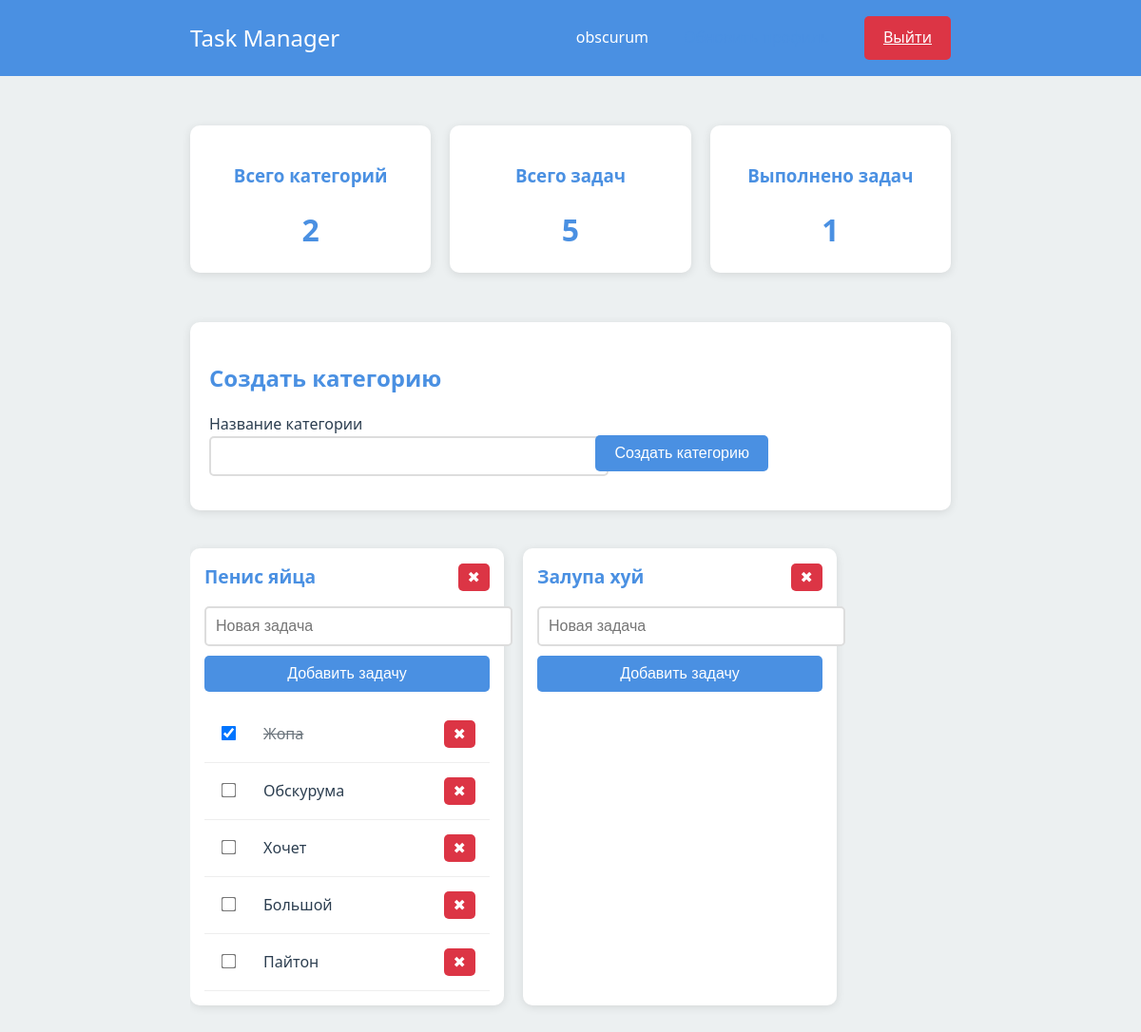
The app's page /tasks/ (signed in) with its own data.
### users/models.py (models this page shows, shortened)
class CustomUser(AbstractBaseUser):
    login = models.CharField(max_length=50, unique=True)
    email = models.EmailField(null=True, unique=True)
    date_joined = models.DateTimeField(default=timezone.now)
    telegram_id = models.CharField(max_length=50, null=True)
    is_staff = models.BooleanField(default=False)
    is_superuser = models.BooleanField(default=False)
    is_active = models.BooleanField(default=True)
    objects = CustomUserManager()
    USERNAME_FIELD = 'login'
    REQUIRED_FIELDS = []

### tasks/models.py (models this page shows, shortened)
class TaskCategory(models.Model):
    user = models.ForeignKey(User, verbose_name='Пользователь', on_delete=models.CASCADE, related_name='categories')
    title = models.CharField(max_length=50, verbose_name="Название категории")
    is_visible = models.BooleanField(default=True, verbose_name="Показывать пользователю")
    number = models.IntegerField(verbose_name="Номер категории", default=0)
    objects = TaskCategoryManager()

class Task(models.Model):
    user = models.ForeignKey(User, verbose_name='Пользователь', on_delete=models.CASCADE, related_name='tasks')
    category = models.ForeignKey(TaskCategory, verbose_name='Категория', on_delete=models.CASCADE, related_name='tasks', null=True)
    title = models.CharField(max_length=30, verbose_name="Заголовок")
    number = models.IntegerField(verbose_name="Номер задачи", default=0)
    is_done = models.BooleanField(default=False, verbose_name="Выполнено")
    is_visible = models.BooleanField(default=True, verbose_name="Показывать пользователю")
    objects = TaskManager()

### tasks/views.py (the view)
# urls.py: path('', views.main, name="tasks"),
@login_required
def main(request):
    form = TaskCategory.objects.filter(user=request.user, is_visible=True)
    if request.method == 'POST':
        if "create_category" in request.POST:
            form = CreateCategoryForm(request.POST)
            if form.is_valid():
                user = request.user
                category = form.save(commit=False)
                category.user = request.user
                category.number = TaskCategory.objects.filter(user=user, is_visible=True).count() + 1
                category.save()
        elif "create_task" in request.POST:
            task_form = CreateTaskForm(request.POST, prefix="task")
            category_form = CreateCategoryForm(request.POST, prefix='category')
            if task_form.is_valid():
                task = task_form.save(commit=False)
                task.user = request.user
                category_id = request.POST.get('category')
                task.category = TaskCategory.objects.filter(id=category_id, user=request.user).first()
                task.number = Task.objects.filter(category=task.category, is_visible=True).count() + 1
                task.save()
    else:
        cat_form = CreateCategoryForm(prefix="cat")
        if not form.count():
            task_form = CreateTaskForm(prefix="task")
        else:
            task_form = None
    tasks = Task.objects.filter(user=request.user, is_visible=True)
    completedTasks = Task.objects.filter(user=request.user, is_visible=True, is_done=True)
    totalTasks = tasks.count()
    categories = TaskCategory.objects.filter(user=request.user, is_visible=True)
    totalCategories = categories.count()
    context = {
        'form': form,
        'tasks': tasks,
        'completedTasks': completedTasks,
        'totalTasks': totalTasks,
        'categories': categories,
        'totalCategories': totalCategories,
    }
    return render(request, 'tasks/tasks.html', context)

### tasks/templates/tasks/tasks.html (shortened to what this page needs)
{% load task_filters %}
<!DOCTYPE html>
<html lang="ru">
<head>
    <link rel="stylesheet" href="/static/css/style.css">
</head>
<body>
    <nav class="navbar">
        <div class="navbar-content">
            <span class="navbar-brand">Task Manager</span>
            <div class="navbar-right">
                <span>{{ request.user.login }}</span>
                <a href="{% url 'update_profile' %}" class="btn btn-outline">Обновить профиль</a>
                <a href="{% url 'logout' %}" class="btn btn-danger">Выйти</a>
            </div>
        </div>
    </nav>
    <div class="container">
        <div class="stats-grid fade-in">
            <div class="card stat-card">
                <h3>Всего категорий</h3>
                <div class="stat-number">{{ totalCategories }}</div>
            </div>
            <div class="card stat-card">
                <h3>Всего задач</h3>
                <div class="stat-number">{{ totalTasks }}</div>
            </div>
            <div class="card stat-card">
                <h3>Выполнено задач</h3>
                <div class="stat-number">{{ completedTasks.count }}</div>
            </div>
        </div>
        <div class="card fade-in create-category-form">
            <h2>Создать категорию</h2>
            <form method="post" class="category-form-container">
                <div class="form-group">
                    <div class="input-group">
                        <div style="flex-grow: 1;">
                            <label for="category-title">Название категории</label>
                            <input type="text" name="title" id="category-title" class="form-control" required>
                        </div>
                        <button type="submit" name="create_category" class="btn btn-primary" style="margin-top: 24px;">Создать категорию</button>
                    </div>
                </div>
            </form>
        </div>
        <div class="categories-container fade-in">
            {% for category in categories %}
            <div class="category-card">
                <div class="category-header">
                    <h3 class="category-title">{{ category.title }}</h3>
                    <form method="post" action="{% url 'delete_category' category.id %}" style="margin: 0;">
                        <button type="submit" class="btn btn-danger" style="padding: 5px 10px;">✖</button>
                    </form>
                </div>
                <form method="post" class="form-group" style="margin-bottom: 15px;">
                    <input type="text" name="task-title" class="form-control" placeholder="Новая задача" required>
                    <button type="submit" name="create_task" class="btn btn-primary" style="width: 100%; margin-top: 10px;">
                        Добавить задачу
                    </button>
                </form>
                <div class="task-list">
                    {% for task in tasks %}
                    {% if task.category == category %}
                    <div class="task-item">
                        <form method="post" action="{% url 'toggle_complete' task.id %}" style="margin: 0;">
                            <input type="checkbox"
                                   class="task-checkbox"
                                   {% if task.is_done %}checked{% endif %}
                                   onchange="this.form.submit()">
                        </form>
                        <span class="task-title {% if task.is_done %}task-done{% endif %}">{{ task.title }}</span>
                        <form method="post" action="{% url 'delete' task.id %}" style="margin: 0;">
                            <button type="submit" class="btn btn-danger" style="padding: 5px 10px;">✖</button>
                        </form>
                    </div>
                    {% endif %}
                    {% endfor %}
                </div>
            </div>
            {% endfor %}
        </div>
    </div>
</body>
</html>

### static/css/style.css (style rules this page uses)
:root { --primary-color: #4a90e2; --danger-color: #e74c3c; --success-color: #2ecc71; --warning-color: #f1c40f; --text-color: #2c3e50; --background-color: #ecf0f1; --card-background: #ffffff; }
body { font-family: 'Segoe UI', Arial, sans-serif; line-height: 1.6; margin: 0; padding: 0; background-color: var(--background-color); color: var(--text-color); }
.container { max-width: 800px; margin: 0 auto; padding: 20px; }
h1, h2, h3 { color: var(--primary-color); margin-bottom: 1rem; }
.card { background: var(--card-background); border-radius: 10px; box-shadow: 0 2px 10px rgba(0, 0, 0, 0.1); padding: 20px; margin-bottom: 20px; }
.form-group { margin-bottom: 1rem; }
.form-control { width: 100%; padding: 10px; border: 2px solid #ddd; border-radius: 5px; font-size: 16px; transition: border-color 0.3s; }
.btn { display: inline-block; padding: 10px 20px; border: none; border-radius: 5px; cursor: pointer; font-size: 16px; transition: all 0.3s; }
.btn-primary { background-color: var(--primary-color); color: white; }
.btn-danger { background-color: var(--danger-color); color: white; }
.task-list { list-style: none; padding: 0; }
.task-item { display: flex; align-items: center; padding: 15px; border-bottom: 1px solid #eee; transition: background-color 0.3s; }
.task-checkbox { margin-right: 15px; transform: scale(1.2); }
.task-title { flex-grow: 1; margin: 0 15px; }
.task-done { text-decoration: line-through; color: #6c757d; }
.navbar { background-color: var(--primary-color); padding: 1rem; color: white; margin-bottom: 2rem; }
.navbar-content { display: flex; justify-content: space-between; align-items: center; max-width: 800px; margin: 0 auto; }
.navbar-brand { font-size: 1.5rem; color: white; text-decoration: none; }
.navbar-right { display: flex; gap: 1rem; align-items: center; }
.btn-outline { background: transparent; border: 1px solid var(--primary-color); color: var(--primary-color); }
.btn-danger { background: #dc3545; color: white; border: none; }
.stats-grid { display: grid; grid-template-columns: repeat(auto-fit, minmax(200px, 1fr)); gap: 20px; margin-bottom: 2rem; }
.stat-card { text-align: center; padding: 20px; }
.stat-number { font-size: 2rem; font-weight: bold; color: var(--primary-color); }
.fade-in { animation: fadeIn 0.3s ease-in-out; }

### tasks/templates/tasks/tasks.html (style rules this page uses)
.categories-container { display: flex; gap: 20px; overflow-x: auto; padding: 20px 0; }
.category-card { min-width: 300px; max-width: 300px; background: white; border-radius: 10px; padding: 15px; box-shadow: 0 2px 10px rgba(0,0,0,0.1); }
.category-header { display: flex; justify-content: space-between; align-items: center; margin-bottom: 15px; }
.category-title { font-size: 1.2rem; font-weight: bold; color: var(--primary-color); margin: 0; }
.task-list { max-height: 400px; overflow-y: auto; }
.create-category-form { margin-bottom: 20px; }
.category-form-container { display: flex; gap: 10px; align-items: flex-start; flex-direction: column; }
.input-group { display: flex; gap: 10px; width: 100%; align-items: flex-start; }

### records on screen
CustomUser: user.login "obscurum"
TaskCategory: title "Пенис яйца"
Task: is_done "☑", title "Жопа"
Task: title "Обскурума"
Task: title "Хочет"
Task: title "Большой"
Task: title "Пайтон"
TaskCategory: title "Залупа хуй"

### other values on screen
{{ totalCategories }} "2"
{{ totalTasks }} "5"
{{ completedTasks.count }} "1"
